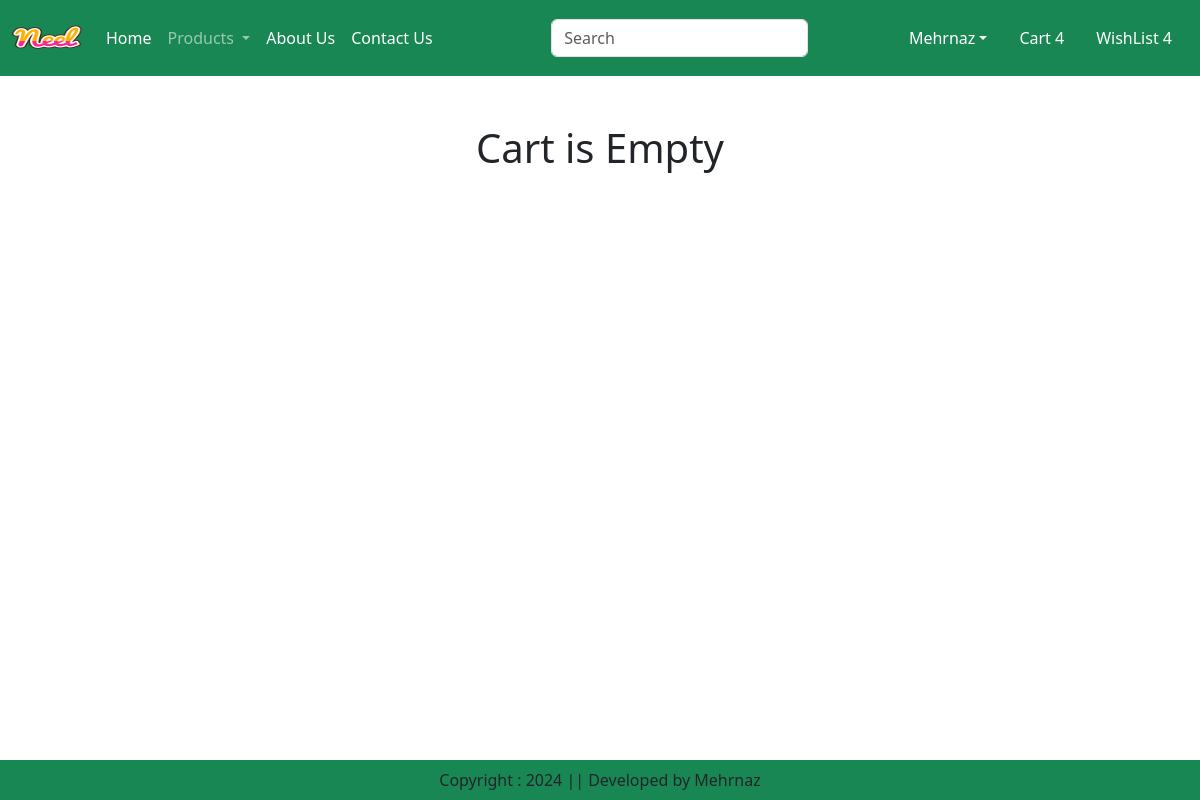
/cart/ (signed in), run on an earlier commit of the app's database.
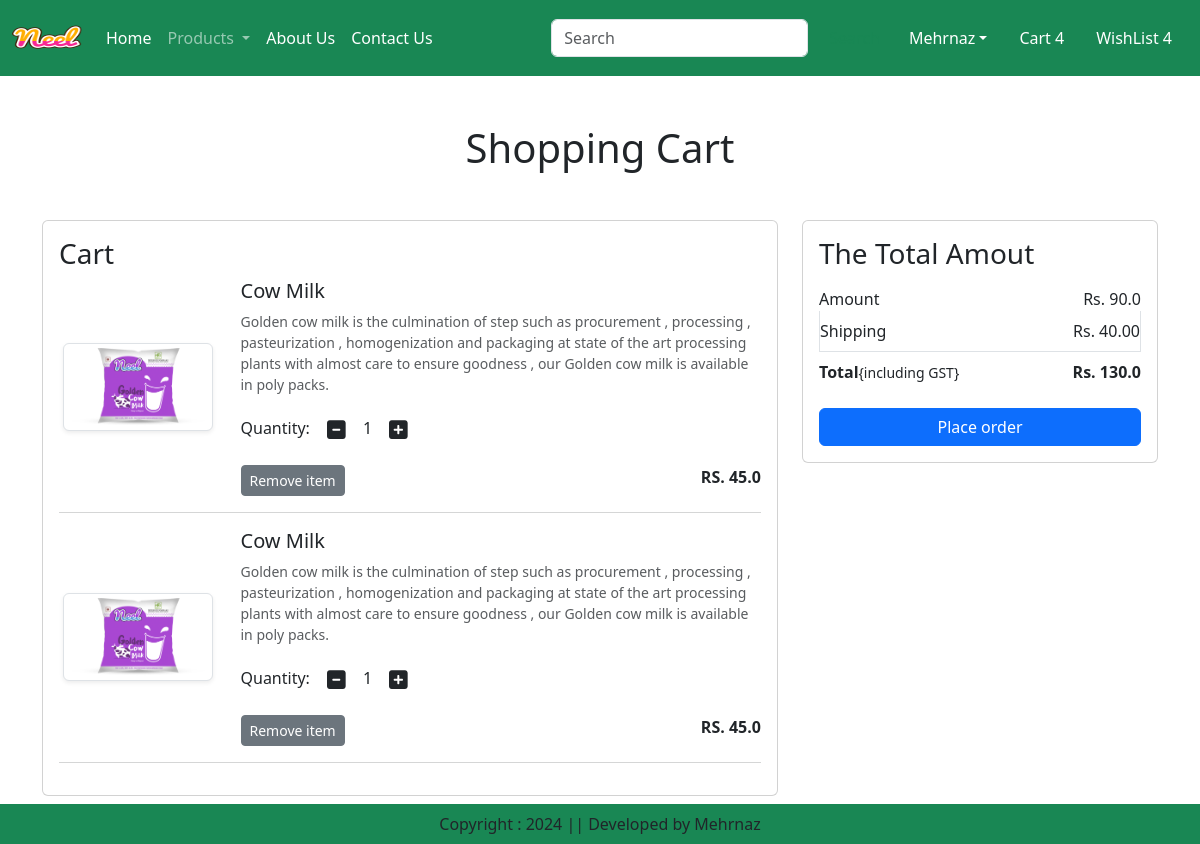
And on a later commit of the database.
### app/models.py (models this page shows, shortened)
class Cart(models.Model):
    user = models.ForeignKey(User,on_delete=models.CASCADE)
    product = models.ForeignKey(Product,on_delete=models.CASCADE)
    quantity = models.PositiveIntegerField(default=1)

class Product(models.Model):
    title = models.CharField(max_length=100)
    selling_price = models.FloatField()
    discounted_price = models.FloatField()
    description = models.TextField()
    composition = models.TextField(default='')
    prodapp = models.TextField(default='')
    category = models.CharField(choices=CATEGORY_CHOICES, max_length=2)
    product_image = models.ImageField(upload_to='product')

### app/views.py (the view)
# urls.py: path('cart/', views.show_cart, name='showcart'),
def show_cart(request):
    user = request.user
    cart = Cart.objects.filter(user=user)
    amount = 0
    for p in cart:
        value = p.quantity * p.product.discounted_price
        amount = amount + value
    totalamount = amount + 40
    return render(request, 'app/addtocart.html', locals())

### app/templates/app/addtocart.html (shortened to what this page needs)
{% extends 'app/base.html' %}
{% load static %}
{% block main-content %}
<div class="container my-5">
    <div class="row">
        {% if cart %}
        <h1 class="text-center mb-5">Shopping Cart</h1>
        <div class="col-sm-8">
            <div class="card">
                <div class="card-body">
                    <h3>Cart</h3>
                    {% for item in cart %}
                    <div class="row">
                        <div class="col-sm-3 text-center align-self-center "><img
                                src="{{item.product.product_image.url}}" alt="" srcset=""
                                class="img-fluid img-thumbnail shadow-sm" height="150" width="150"></div>
                        <div class="col-sm-9">
                        <div>
                        <h5>{{item.product.title}}</h5>
                        <p class="mb-2 text-muted small ">{{item.product.description}}</p>
                        <div class="my-3">
                            <label for="quantity">Quantity:</label>
                            <a class="minus-cart btn" pid="{{item.product.id}}"><i class="fas fa-minus-square fa-lg"></i></a>
                            <span id="quantity">{{item.quantity}}</span>
                            <a class="plus-cart btn" pid="{{item.product.id}}"><i class="fas fa-plus-square fa-lg"></i></a>
                                    </div>
                                    <div class="d-flex justify-content-between">
                                    <a href="#" class="remove-cart btn btn-sm btn-secondary mr-3" pid="{{item.product.id}}">Remove item</a>
                                <p class="mb-0"><span><strong>RS. {{item.product.discounted_price}}</strong></span></p>
                        </div>
                    </div>
                </div>
            </div>
            <hr class="text-muted">
            {% endfor %}
        </div>
    </div>
</div>
<div class="col-sm-4">
    <div class="card">
        <div class="card-body">
            <h3>The Total Amout</h3>
            <ul class="list-group">
                <li class="list-group-item d-flex justify-content-between align-items-center border-0 px-0 pb-0">Amount<span id="amount">Rs. {{amount}}</span></li>
                <li class="list-group-item d-flex justify-content-between align-items-center px-0">Shipping<span>Rs. 40.00</span></li>
                <li class="list-group-item d-flex justify-content-between align-items-center border-0 px-0 mb-3">
                    <div>
                        <strong>Total</strong><small>{including GST}</small>
                    </div>
                    <span id="totalamount"><strong>Rs. {{totalamount}}</strong></span>
                </li>
            </ul>
            <div class="d-grid"><a href="{% url 'checkout' %}" class="btn btn-primary">Place order</a></div>
        </div>
    </div>
</div>
{% else %}
<h1 class="text-center mb-5 ">Cart is Empty</h1>
{% endif %}
</div>
</div>
{% endblock main-content %}

What changed in the data, as far as the page shows it:
added Cart: product.product_image (picture), product "Cow Milk", product.description "Golden cow milk is the culmination of step such as procurement , processing , pasteurization , homogenization and packaging at state of the art processing plants with almost care to ensure goodness , our Golden cow milk is available in poly packs.", quantity "1", product.discounted_price "45.0"
added Cart: product.product_image (picture), product "Cow Milk", product.description "Golden cow milk is the culmination of step such as procurement , processing , pasteurization , homogenization and packaging at state of the art processing plants with almost care to ensure goodness , our Golden cow milk is available in poly packs.", quantity "1", product.discounted_price "45.0"
Also different on the page:
{{ amount }}: (not shown) → "90.0"
{{ totalamount }}: (not shown) → "130.0"
text no longer shown: "Cart is Empty"
text now shown: "Shopping Cart Cart The Total Amout Amount Rs. Shipping Rs. 40.00 Total {including GST} Rs. Place order"
